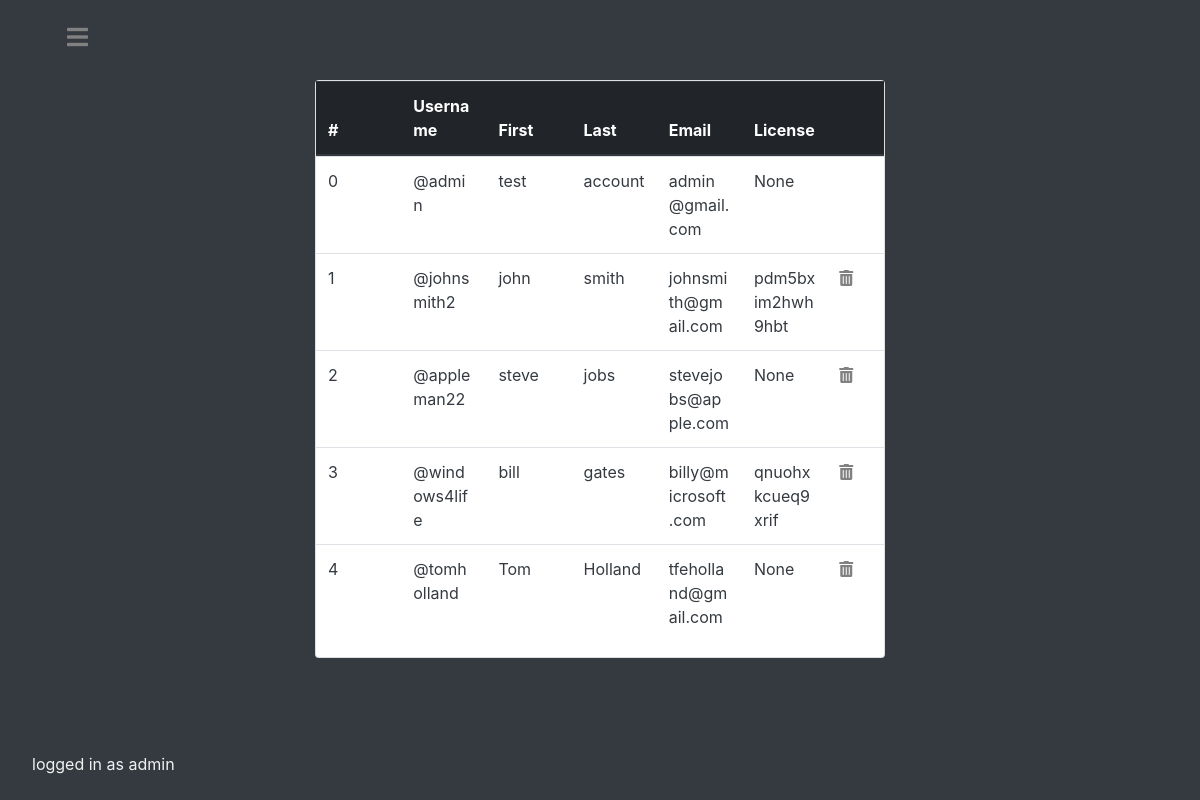
The page /admin/dashboard/users (signed in) on the database its author committed.
### tables this page shows
CREATE TABLE users (username text PRIMARY KEY, fName text, sName text, emailAddress text, password text, admin bool);

CREATE TABLE licenses (license text PRIMARY KEY, username text, boundToUser boolean, boundToDevice boolean, HWID string, devicename string, nextrenewal string, plan string, stripeSessionID string);

### main.py (the view, shortened to what this page needs)
@app.route("/admin/dashboard/users", methods=['GET', 'POST'])
@login_required
def adminusers():
    if current_user.getAdminPerms():
        db = Database()
        tempusers = db.getAll('users')
        users = []
        for user in tempusers:
            user = list(user)
            dbattempt = db.checkIfUserHasLicense(user[0])
            if dbattempt:
                user.append(dbattempt)
            else:
                user.append(None)
            users.append(user)
        db.closeConnection()
        return render_template('adminusers.html', users=users)
    else:
        reason = f'Insufficient permissions.'
        return render_template('redirect.html', reason=reason)

### api.py (called while the page is built)
    def closeConnection(self):
        self.conn.close()
        return

    def getAll(self, dbname):
        self.c.execute(f'''SELECT * FROM {dbname}''')
        result = self.c.fetchall()
        return result

    def searchUsersByUsername(self, user):
        self.c.execute(f'''SELECT * FROM users WHERE username = ?''', (user,))
        result = self.c.fetchone()
        return result

    def checkIfUserHasLicense(self, username):
        self.c.execute(f'''SELECT license FROM licenses WHERE username = ?''',
                       (username,))
        result = self.c.fetchone()
        if result:
            return result[0]
        else:
            return False

### main.py (called while the page is built)
@login_manager.user_loader
def load_user(username):
    dbconnection = Database()
    result = dbconnection.searchUsersByUsername(username)
    dbconnection.closeConnection()
    if result:
        if result[5] == "FALSE":
            return User(result[0], result[1], result[2], result[3], result[4])
        else:
            return AdministativeUser(result[0], result[1], result[2], result[3], result[4])
    else:
        return None

    def getAdminPerms(self):
        return self.isadmin

### templates/adminusers.html (shortened to what this page needs)
<!DOCTYPE html>
<html lang="en">
<head>
    <link rel="stylesheet" href="https://use.fontawesome.com/releases/v5.0.8/css/all.css">
    <link rel="stylesheet" href="https://maxcdn.bootstrapcdn.com/bootstrap/4.0.0/css/bootstrap.min.css"
>
    <link rel= "stylesheet" type= "text/css" href= "{{ url_for('static',filename='styles/adminusers.css') }}">
</head>
<body class="bg-dark">
<div id="mySidenav" class="sidenav">
    <p class="footer fixed-bottom">logged in as {{ current_user.id }}</p>
</div>
<div id="main" class="container-fluid h-10 bg-dark text-white">
    <div class="col-3 text-left">
        <div class="navbarbutton"><a href="#" onclick="openNav()"><i class="fas fa-bars"></i></a></div>
    </div>
</div>
<div class="container-fluid h-80 bg-dark text-white">
    <div class="row h-90">
        <div class="col-3 text-left">
        </div>
        <div class="col-md-6 text-left justify-content-center align-items-center">
            <div class="card">
                <table id="dbtable" class="table mb-3 px-2">
                    <thead class="thead-dark">
                    <tr class="clickable">
                        <th scope="col" onclick="sortTable2(0, true)">#</th>
                        <th scope="col" onclick="sortTable2(1)">Username</th>
                        <th scope="col" onclick="sortTable2(2)">First</th>
                        <th scope="col" onclick="sortTable2(3)">Last</th>
                        <th scope="col" onclick="sortTable2(4)">Email</th>
                        <th scope="col" onclick="sortTable2(5)">License</th>
                        <th scope="col" width="10%"></th>
                    </tr>
                    </thead>
                    <tbody>
                    {% for value in users %}
                    <tr class="text-dark">
                        <td scope="row ">{{ users.index(value) }}</td>
                        <td>@{{ value[0] }}</td>
                        <td>{{ value[1] }}</td>
                        <td>{{ value[2] }}</td>
                        <td>{{ value[3] }}</td>
                        <td>{{ value[6] }}</td>
                        {% if value[5] == "FALSE" %}
                            <td width="10%"><form method="post"><button  id="delete" name="delete" type="submit" class="invisblebutton" value="{{ value[0] }}"><i class="fas fa-trash-alt"></i></button></form></td>
                        {% else %}
                            <td width="10%"></td>
                        {% endif %}
                    </tr>
                    {% endfor %}
                    </tbody>
                </table>
            </div>
        </div>
        <div class="col-3"></div>
    </div>
</div>
<div class="container-fluid h-10 bg-dark text-white "></div>
</body>
</html>

### static/styles/adminusers.css (style rules this page uses)
body,html { height:100%; }
.h-90 { height:90%; }
.h-80 { height:80%; }
.h-10 { height:10%; }
.sidenav { height: 100%; width: 0; position: fixed; z-index: 1; top: 0; left: 0; background-color: #111; overflow-x: hidden; padding-top: 60px; transition: 0.5s; }
.footer { color: #f1f1f1; padding: 8px 8px 8px 32px; white-space: nowrap; }
.navbarbutton { font-size: 150%; color: #E5D4C0; position: fixed; }
.navbarbutton a { padding: 8px 8px 8px 32px; color: #818181; transition: 0.3s; }
.navbarbutton a:link { color: #818181; }
.invisblebutton { background: none!important; border: none; padding: 0!important; font-family: arial, sans-serif; color: #818181; text-decoration: underline; cursor: pointer; }
.clickable { cursor: pointer; }
table { width: 100%; }
thead, tbody tr { display: table; width: 100%; table-layout: fixed; }
tbody { display: block; overflow-y: auto; table-layout: fixed; max-height: 500px; }
#main { transition: margin-left .5s; padding: 20px; }

### rows shown on the page
users: id "admin", index "0", username "admin", fName "test", sName "account", emailAddress "admin@gmail.com", value "None", admin True (drawn)
users: username "johnsmith2", fName "john", sName "smith", emailAddress "johnsmith@gmail.com", admin True (drawn)
licenses: license "pdm5bxim2hwh9hbt"
users: index "2", username "appleman22", fName "steve", sName "jobs", emailAddress "stevejobs@apple.com", value "None"
users: username "windows4life", fName "bill", sName "gates", emailAddress "billy@microsoft.com", admin True (drawn)
licenses: license "qnuohxkcueq9xrif"
users: index "4", username "tomholland", fName "Tom", sName "Holland", emailAddress "tfeholland@gmail.com", value "None"

### other values the page prints
{{ users.index(value) }} "1" "3"
